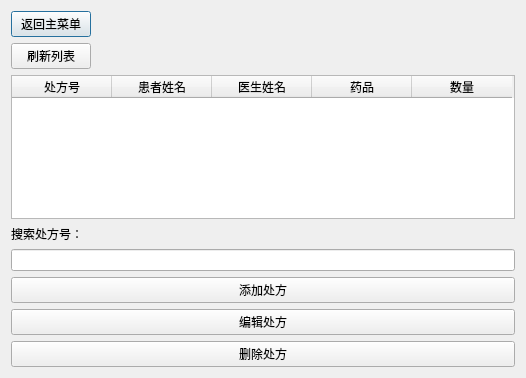
<?xml version="1.0" encoding="UTF-8"?>
<ui version="4.0">
 <class>Dialog</class>
 <widget class="QDialog" name="Dialog">
  <property name="geometry">
   <rect>
    <x>0</x>
    <y>0</y>
    <width>526</width>
    <height>378</height>
   </rect>
  </property>
  <property name="sizePolicy">
   <sizepolicy hsizetype="Expanding" vsizetype="Expanding">
    <horstretch>0</horstretch>
    <verstretch>0</verstretch>
   </sizepolicy>
  </property>
  <property name="windowTitle">
   <string>处方管理</string>
  </property>
  <property name="styleSheet">
   <string notr="true">background-image: url(:/back.jpg)</string>
  </property>
  <layout class="QVBoxLayout" name="verticalLayout">
   <item alignment="Qt::AlignLeft">
    <widget class="QPushButton" name="pushButton">
     <property name="text">
      <string>返回主菜单</string>
     </property>
    </widget>
   </item>
   <item alignment="Qt::AlignLeft">
    <widget class="QPushButton" name="fresh">
     <property name="text">
      <string>刷新列表</string>
     </property>
    </widget>
   </item>
   <item>
    <widget class="QTableWidget" name="tableWidget">
     <property name="editTriggers">
      <set>QAbstractItemView::NoEditTriggers</set>
     </property>
     <column>
      <property name="text">
       <string>处方号</string>
      </property>
     </column>
     <column>
      <property name="text">
       <string>患者姓名</string>
      </property>
     </column>
     <column>
      <property name="text">
       <string>医生姓名</string>
      </property>
     </column>
     <column>
      <property name="text">
       <string>药品</string>
      </property>
     </column>
     <column>
      <property name="text">
       <string>数量</string>
      </property>
     </column>
    </widget>
   </item>
   <item>
    <widget class="QLabel" name="label">
     <property name="text">
      <string>搜索处方号：</string>
     </property>
    </widget>
   </item>
   <item>
    <widget class="QLineEdit" name="lineEdit"/>
   </item>
   <item>
    <widget class="QPushButton" name="addPre">
     <property name="text">
      <string>添加处方</string>
     </property>
    </widget>
   </item>
   <item>
    <widget class="QPushButton" name="editPre">
     <property name="text">
      <string>编辑处方</string>
     </property>
    </widget>
   </item>
   <item>
    <widget class="QPushButton" name="pushButton_3">
     <property name="text">
      <string>删除处方</string>
     </property>
    </widget>
   </item>
  </layout>
 </widget>
 <resources>
  <include location="background_image.qrc"/>
 </resources>
 <connections/>
</ui>
